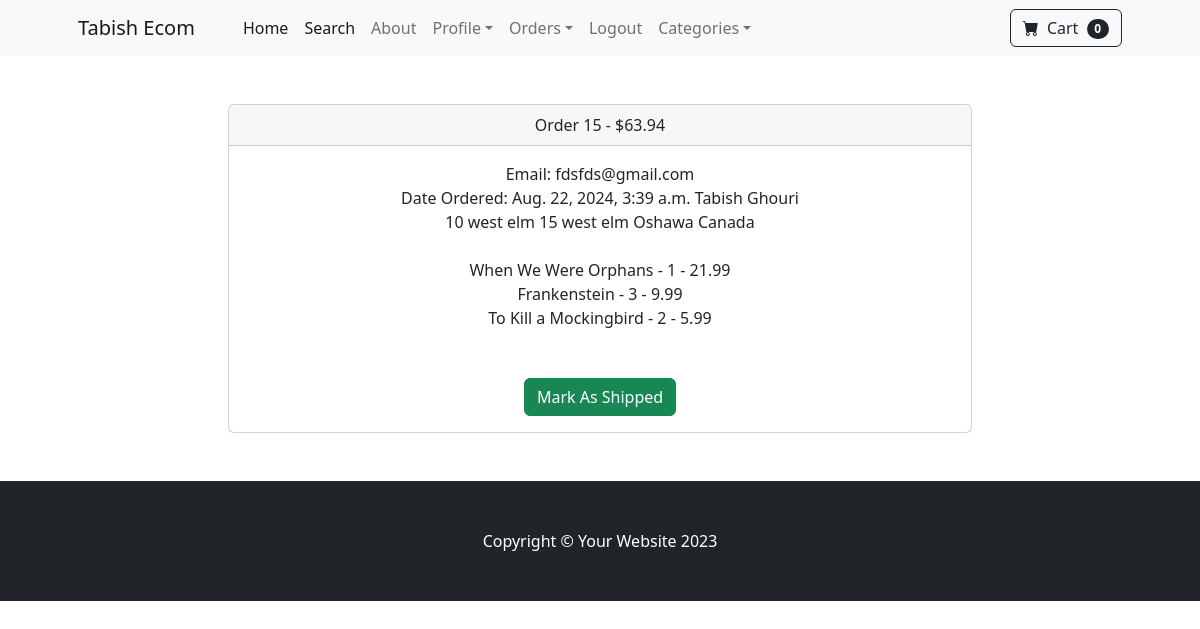
Page /payment/orders/15 (signed in) on the committed database.
### payment/models.py (models this page shows, shortened)
class Order(models.Model):
    user = models.ForeignKey(User, on_delete=models.CASCADE, null=True, blank=True)
    full_name = models.CharField(max_length=250)
    email = models.EmailField(max_length=250)
    shipping_address = models.TextField(max_length=15000)
    amount_paid = models.DecimalField(max_digits=7, decimal_places=2)
    date_ordered = models.DateTimeField(auto_now_add=True)
    shipped = models.BooleanField(default=False)
    date_shipped = models.DateTimeField(blank=True, null=True)

class OrderItem(models.Model):
    order = models.ForeignKey(Order, on_delete=models.CASCADE, null=True, blank=True)
    product = models.ForeignKey(Product, on_delete=models.CASCADE, null=True)
    user = models.ForeignKey(User, on_delete=models.CASCADE, null=True, blank=True)
    quantity = models.PositiveBigIntegerField(default=1)
    price = models.DecimalField(max_digits=7, decimal_places=2)

### store/models.py (models this page shows)
class Product(models.Model):
    name = models.CharField(max_length=100)
    price = models.DecimalField(default=0, decimal_places=2, max_digits=6)
    category = models.ForeignKey(Category, on_delete=models.CASCADE, default=1)
    description = models.CharField(max_length=250, default="", blank=True, null=True)
    image = models.ImageField(upload_to="uploads/product/")
    is_sale = models.BooleanField(default=False)
    sale_price = models.DecimalField(default=0, decimal_places=2, max_digits=6)
    def __str__(self):
        return self.name

### payment/views.py (the view, shortened to what this page needs)
# urls.py: path("orders/<int:pk>", views.orders, name="orders"),
def orders(request, pk):
    if request.user.is_authenticated and request.user.is_superuser:
        order = Order.objects.get(id=pk)
        items = OrderItem.objects.filter(order=pk)
        return render(request, "payment/orders.html", {"order": order, "items": items})
    else:
        messages.success(request, "Access Denied")
        return redirect("home")

### cart/cart.py (called while the page is built)
    def __len__(self):
        return len(self.cart)

### cart/context_processors.py (called while the page is built)
def cart(request):
    return {"cart": Cart(request)}

### payment/templates/payment/orders.html (shortened to what this page needs)
{% extends 'base.html' %} {% block content %}
<div class="container">
    <div class="row">
        <center>
            <div class="col-8">
                <br /></br>
                <div class="card">
                    <div class="card-header">
                        Order {{ order.id }} - ${{ order.amount_paid }}
                    </div>
                    <div class="card-body">
                        Email: {{ order.email }}</br>
                        {% if order.date_shipped %}
                        Date Shipped: {{ order.date_shipped}}</br>
                        {% else %}
                        Date Ordered: {{ order.date_ordered }}
                        {% endif %}
                        {{ order.full_name }} </br>
                        {{ order.shipping_address }}</br>
                        {% for item in items %}
                        {{ item.product }} - {{ item.quantity }} - {{ item.price }} </br>
                        {% endfor %}
                        <br><br>
                        {% if not order.shipped %}
                        <form method="POST">
                            <button type="submit" class="btn btn-success"> Mark As Shipped</button>
                        </form>
                        {% else %}
                        <form method="POST">
                            {% csrf_token %}
                            <input type="hidden" name="shipping_status" value="false">
                            <button type="submit" class="btn btn-danger"> Mark As Not Shipped</button>
                        </form>
                        {% endif %}
                    </div>
                </div>
                <br />
            </div>
        </center>
    </div>
</div>
{% endblock %}

### rows in the picture
Order: id "15", amount_paid "63.94", email "fdsfds@gmail.com", date_ordered "Aug. 22, 2024, 3:39 a.m.", full_name "Tabish Ghouri", shipping_address "10 west elm 15 west elm Oshawa Canada"
OrderItem: product "When We Were Orphans", quantity "1", price "21.99"
OrderItem: product "Frankenstein", quantity "3", price "9.99"
OrderItem: product "To Kill a Mockingbird", quantity "2", price "5.99"

### other values in the picture
{{ cart|length }} "0"
